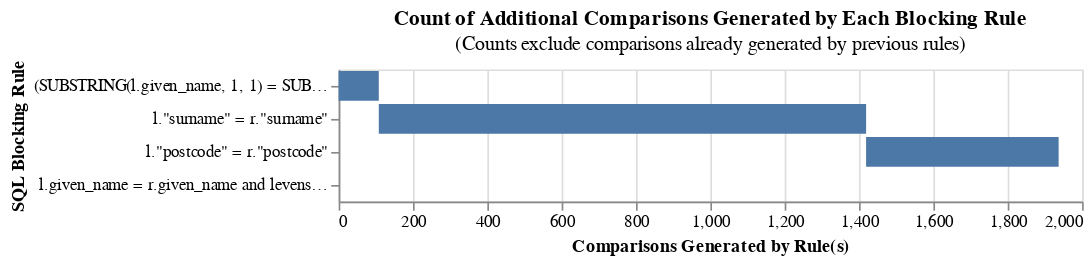

Write notebook code for a chart like this one.
### Code cell
#choosing blocking rules to optimise runtime
from splink.blocking_analysis import (
    cumulative_comparisons_to_be_scored_from_blocking_rules_chart,
)

blocking_rules_for_analysis = [
    block_on("substr(given_name, 1,1)", "surname"),
    block_on("surname"),
    block_on("postcode"),
    "l.given_name = r.given_name and levenshtein(l.surname, r.surname) < 2",
]


cumulative_comparisons_to_be_scored_from_blocking_rules_chart(
    table_or_tables=df,
    blocking_rules=blocking_rules_for_analysis,
    db_api=db_api,
    link_type="dedupe_only",
)

### Figure 1 — Vega-Lite specification as saved in the notebook (floating-point values rounded to 4 significant figures)
{"config": {"view": {"continuousWidth": 300, "continuousHeight": 300}}, "data": {"name": "data-93613487df445bc69657b972ad96abd5"}, "mark": "bar", "encoding": {"order": {"field": "cumulative_rows"}, "tooltip": [{"field": "blocking_rule", "title": "SQL Condition", "type": "nominal"}, {"field": "row_count", "format": ",", "title": "Comparisons Generated", "type": "quantitative"}, {"field": "cumulative_rows", "format": ",", "title": "Cumulative Comparisons", "type": "quantitative"}, {"field": "cartesian", "format": ",", "title": "Total comparisons in Cartesian product", "type": "quantitative"}], "x": {"field": "start", "title": "Comparisons Generated by Rule(s)", "type": "quantitative"}, "x2": {"field": "cumulative_rows"}, "y": {"field": "blocking_rule", "sort": ["-x2"], "title": "SQL Blocking Rule"}}, "height": {"step": 20}, "title": {"text": "Count of Additional Comparisons Generated by Each Blocking Rule", "subtitle": "(Counts exclude comparisons already generated by previous rules)"}, "width": 450, "$schema": "https://vega.github.io/schema/vega-lite/v5.9.3.json", "datasets": {"data-93613487df445bc69657b972ad96abd5": [{"blocking_rule": "(SUBSTRING(l.given_name, 1, 1) = SUBSTRING(r.given_name, 1, 1)) AND (l.\"surname\" = r.\"surname\")", "row_count": 108, "cumulative_rows": 108, "cartesian": 499500, "match_key": "0", "start": 0}, {"blocking_rule": "l.\"surname\" = r.\"surname\"", "row_count": 1311, "cumulative_rows": 1419, "cartesian": 499500, "match_key": "1", "start": 108}, {"blocking_rule": "l.\"postcode\" = r.\"postcode\"", "row_count": 518, "cumulative_rows": 1937, "cartesian": 499500, "match_key": "2", "start": 1419}, {"blocking_rule": "l.given_name = r.given_name and levenshtein(l.surname, r.surname) < 2", "row_count": 0, "cumulative_rows": 1937, "cartesian": 499500, "match_key": "3", "start": 1937}]}}
